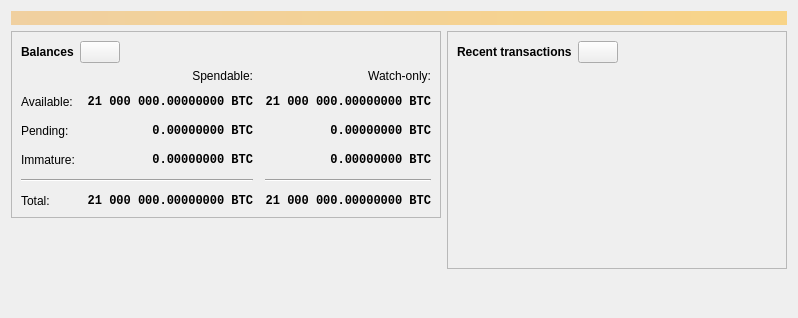
<?xml version="1.0" encoding="UTF-8"?>
<ui version="4.0">
 <class>OverviewPage</class>
 <widget class="QWidget" name="OverviewPage">
  <property name="geometry">
   <rect>
    <x>0</x>
    <y>0</y>
    <width>798</width>
    <height>318</height>
   </rect>
  </property>
  <property name="windowTitle">
   <string>Form</string>
  </property>
  <layout class="QVBoxLayout" name="topLayout">
   <item>
    <widget class="QLabel" name="labelAlerts">
     <property name="visible">
      <bool>false</bool>
     </property>
     <property name="styleSheet">
      <string notr="true">QLabel { background-color: qlineargradient(x1: 0, y1: 0, x2: 1, y2: 0, stop:0 #F0D0A0, stop:1 #F8D488); color:#000000; }</string>
     </property>
     <property name="wordWrap">
      <bool>true</bool>
     </property>
     <property name="margin">
      <number>3</number>
     </property>
     <property name="textInteractionFlags">
      <set>Qt::TextSelectableByMouse</set>
     </property>
    </widget>
   </item>
   <item>
    <layout class="QHBoxLayout" name="horizontalLayout" stretch="1,1">
     <item>
      <layout class="QVBoxLayout" name="verticalLayout_2">
       <item>
        <widget class="QFrame" name="frame">
         <property name="frameShape">
          <enum>QFrame::StyledPanel</enum>
         </property>
         <property name="frameShadow">
          <enum>QFrame::Raised</enum>
         </property>
         <layout class="QVBoxLayout" name="verticalLayout_4">
          <item>
           <layout class="QHBoxLayout" name="horizontalLayout_4">
            <item>
             <widget class="QLabel" name="label_5">
              <property name="font">
               <font>
                <weight>75</weight>
                <bold>true</bold>
               </font>
              </property>
              <property name="text">
               <string>Balances</string>
              </property>
             </widget>
            </item>
            <item>
             <widget class="QPushButton" name="labelWalletStatus">
              <property name="enabled">
               <bool>true</bool>
              </property>
              <property name="maximumSize">
               <size>
                <width>45</width>
                <height>16777215</height>
               </size>
              </property>
              <property name="toolTip">
               <string>The displayed information may be out of date. Your wallet automatically synchronizes with the Bitcoin network after a connection is established, but this process has not completed yet.</string>
              </property>
              <property name="text">
               <string/>
              </property>
              <property name="icon">
               <iconset resource="../bitcoin.qrc">
                <normaloff>:/icons/warning</normaloff>
                <disabledoff>:/icons/warning</disabledoff>:/icons/warning</iconset>
              </property>
              <property name="iconSize">
               <size>
                <width>24</width>
                <height>24</height>
               </size>
              </property>
              <property name="autoDefault">
               <bool>false</bool>
              </property>
              <property name="flat">
               <bool>false</bool>
              </property>
             </widget>
            </item>
            <item>
             <spacer name="horizontalSpacer_3">
              <property name="orientation">
               <enum>Qt::Horizontal</enum>
              </property>
              <property name="sizeHint" stdset="0">
               <size>
                <width>40</width>
                <height>20</height>
               </size>
              </property>
             </spacer>
            </item>
           </layout>
          </item>
          <item>
           <layout class="QGridLayout" name="gridLayout">
            <property name="spacing">
             <number>12</number>
            </property>
            <item row="2" column="2">
             <widget class="QLabel" name="labelWatchPending">
              <property name="font">
               <font>
                <family>Monospace</family>
                <weight>75</weight>
                <bold>true</bold>
               </font>
              </property>
              <property name="cursor">
               <cursorShape>IBeamCursor</cursorShape>
              </property>
              <property name="toolTip">
               <string>Unconfirmed transactions to watch-only addresses</string>
              </property>
              <property name="text">
               <string notr="true">0.00000000 BTC</string>
              </property>
              <property name="alignment">
               <set>Qt::AlignRight|Qt::AlignTrailing|Qt::AlignVCenter</set>
              </property>
              <property name="textInteractionFlags">
               <set>Qt::LinksAccessibleByMouse|Qt::TextSelectableByKeyboard|Qt::TextSelectableByMouse</set>
              </property>
             </widget>
            </item>
            <item row="2" column="1">
             <widget class="QLabel" name="labelUnconfirmed">
              <property name="font">
               <font>
                <family>Monospace</family>
                <weight>75</weight>
                <bold>true</bold>
               </font>
              </property>
              <property name="cursor">
               <cursorShape>IBeamCursor</cursorShape>
              </property>
              <property name="toolTip">
               <string>Total of transactions that have yet to be confirmed, and do not yet count toward the spendable balance</string>
              </property>
              <property name="text">
               <string notr="true">0.00000000 BTC</string>
              </property>
              <property name="alignment">
               <set>Qt::AlignRight|Qt::AlignTrailing|Qt::AlignVCenter</set>
              </property>
              <property name="textInteractionFlags">
               <set>Qt::LinksAccessibleByMouse|Qt::TextSelectableByKeyboard|Qt::TextSelectableByMouse</set>
              </property>
             </widget>
            </item>
            <item row="3" column="2">
             <widget class="QLabel" name="labelWatchImmature">
              <property name="font">
               <font>
                <family>Monospace</family>
                <weight>75</weight>
                <bold>true</bold>
               </font>
              </property>
              <property name="cursor">
               <cursorShape>IBeamCursor</cursorShape>
              </property>
              <property name="toolTip">
               <string>Mined balance in watch-only addresses that has not yet matured</string>
              </property>
              <property name="text">
               <string notr="true">0.00000000 BTC</string>
              </property>
              <property name="alignment">
               <set>Qt::AlignRight|Qt::AlignTrailing|Qt::AlignVCenter</set>
              </property>
              <property name="textInteractionFlags">
               <set>Qt::LinksAccessibleByMouse|Qt::TextSelectableByKeyboard|Qt::TextSelectableByMouse</set>
              </property>
             </widget>
            </item>
            <item row="4" column="0" colspan="2">
             <widget class="Line" name="line">
              <property name="orientation">
               <enum>Qt::Horizontal</enum>
              </property>
             </widget>
            </item>
            <item row="4" column="2">
             <widget class="Line" name="lineWatchBalance">
              <property name="sizePolicy">
               <sizepolicy hsizetype="Preferred" vsizetype="Fixed">
                <horstretch>0</horstretch>
                <verstretch>0</verstretch>
               </sizepolicy>
              </property>
              <property name="minimumSize">
               <size>
                <width>140</width>
                <height>0</height>
               </size>
              </property>
              <property name="orientation">
               <enum>Qt::Horizontal</enum>
              </property>
             </widget>
            </item>
            <item row="5" column="0">
             <widget class="QLabel" name="labelTotalText">
              <property name="text">
               <string>Total:</string>
              </property>
             </widget>
            </item>
            <item row="3" column="1">
             <widget class="QLabel" name="labelImmature">
              <property name="font">
               <font>
                <family>Monospace</family>
                <weight>75</weight>
                <bold>true</bold>
               </font>
              </property>
              <property name="cursor">
               <cursorShape>IBeamCursor</cursorShape>
              </property>
              <property name="toolTip">
               <string>Mined balance that has not yet matured</string>
              </property>
              <property name="text">
               <string notr="true">0.00000000 BTC</string>
              </property>
              <property name="alignment">
               <set>Qt::AlignRight|Qt::AlignTrailing|Qt::AlignVCenter</set>
              </property>
              <property name="textInteractionFlags">
               <set>Qt::LinksAccessibleByMouse|Qt::TextSelectableByKeyboard|Qt::TextSelectableByMouse</set>
              </property>
             </widget>
            </item>
            <item row="2" column="3">
             <spacer name="horizontalSpacer_2">
              <property name="orientation">
               <enum>Qt::Horizontal</enum>
              </property>
              <property name="sizeHint" stdset="0">
               <size>
                <width>40</width>
                <height>20</height>
               </size>
              </property>
             </spacer>
            </item>
            <item row="3" column="0">
             <widget class="QLabel" name="labelImmatureText">
              <property name="text">
               <string>Immature:</string>
              </property>
             </widget>
            </item>
            <item row="5" column="1">
             <widget class="QLabel" name="labelTotal">
              <property name="font">
               <font>
                <family>Monospace</family>
                <weight>75</weight>
                <bold>true</bold>
               </font>
              </property>
              <property name="cursor">
               <cursorShape>IBeamCursor</cursorShape>
              </property>
              <property name="toolTip">
               <string>Your current total balance</string>
              </property>
              <property name="text">
               <string notr="true">21 000 000.00000000 BTC</string>
              </property>
              <property name="alignment">
               <set>Qt::AlignRight|Qt::AlignTrailing|Qt::AlignVCenter</set>
              </property>
              <property name="textInteractionFlags">
               <set>Qt::LinksAccessibleByMouse|Qt::TextSelectableByKeyboard|Qt::TextSelectableByMouse</set>
              </property>
             </widget>
            </item>
            <item row="5" column="2">
             <widget class="QLabel" name="labelWatchTotal">
              <property name="font">
               <font>
                <family>Monospace</family>
                <weight>75</weight>
                <bold>true</bold>
               </font>
              </property>
              <property name="cursor">
               <cursorShape>IBeamCursor</cursorShape>
              </property>
              <property name="toolTip">
               <string>Current total balance in watch-only addresses</string>
              </property>
              <property name="text">
               <string notr="true">21 000 000.00000000 BTC</string>
              </property>
              <property name="alignment">
               <set>Qt::AlignRight|Qt::AlignTrailing|Qt::AlignVCenter</set>
              </property>
              <property name="textInteractionFlags">
               <set>Qt::LinksAccessibleByMouse|Qt::TextSelectableByKeyboard|Qt::TextSelectableByMouse</set>
              </property>
             </widget>
            </item>
            <item row="0" column="2">
             <widget class="QLabel" name="labelWatchonly">
              <property name="text">
               <string>Watch-only:</string>
              </property>
              <property name="alignment">
               <set>Qt::AlignRight|Qt::AlignTrailing|Qt::AlignVCenter</set>
              </property>
             </widget>
            </item>
            <item row="1" column="0">
             <widget class="QLabel" name="labelBalanceText">
              <property name="text">
               <string>Available:</string>
              </property>
             </widget>
            </item>
            <item row="1" column="1">
             <widget class="QLabel" name="labelBalance">
              <property name="font">
               <font>
                <family>Monospace</family>
                <weight>75</weight>
                <bold>true</bold>
               </font>
              </property>
              <property name="cursor">
               <cursorShape>IBeamCursor</cursorShape>
              </property>
              <property name="toolTip">
               <string>Your current spendable balance</string>
              </property>
              <property name="text">
               <string notr="true">21 000 000.00000000 BTC</string>
              </property>
              <property name="alignment">
               <set>Qt::AlignRight|Qt::AlignTrailing|Qt::AlignVCenter</set>
              </property>
              <property name="textInteractionFlags">
               <set>Qt::LinksAccessibleByMouse|Qt::TextSelectableByKeyboard|Qt::TextSelectableByMouse</set>
              </property>
             </widget>
            </item>
            <item row="1" column="2">
             <widget class="QLabel" name="labelWatchAvailable">
              <property name="font">
               <font>
                <family>Monospace</family>
                <weight>75</weight>
                <bold>true</bold>
               </font>
              </property>
              <property name="cursor">
               <cursorShape>IBeamCursor</cursorShape>
              </property>
              <property name="toolTip">
               <string>Your current balance in watch-only addresses</string>
              </property>
              <property name="text">
               <string notr="true">21 000 000.00000000 BTC</string>
              </property>
              <property name="alignment">
               <set>Qt::AlignRight|Qt::AlignTrailing|Qt::AlignVCenter</set>
              </property>
              <property name="textInteractionFlags">
               <set>Qt::LinksAccessibleByMouse|Qt::TextSelectableByKeyboard|Qt::TextSelectableByMouse</set>
              </property>
             </widget>
            </item>
            <item row="2" column="0">
             <widget class="QLabel" name="labelPendingText">
              <property name="text">
               <string>Pending:</string>
              </property>
             </widget>
            </item>
            <item row="0" column="1">
             <widget class="QLabel" name="labelSpendable">
              <property name="text">
               <string>Spendable:</string>
              </property>
              <property name="alignment">
               <set>Qt::AlignRight|Qt::AlignTrailing|Qt::AlignVCenter</set>
              </property>
             </widget>
            </item>
           </layout>
          </item>
         </layout>
        </widget>
       </item>
       <item>
        <spacer name="verticalSpacer">
         <property name="orientation">
          <enum>Qt::Vertical</enum>
         </property>
         <property name="sizeHint" stdset="0">
          <size>
           <width>20</width>
           <height>40</height>
          </size>
         </property>
        </spacer>
       </item>
      </layout>
     </item>
     <item>
      <layout class="QVBoxLayout" name="verticalLayout_3">
       <item>
        <widget class="QFrame" name="frame_2">
         <property name="frameShape">
          <enum>QFrame::StyledPanel</enum>
         </property>
         <property name="frameShadow">
          <enum>QFrame::Raised</enum>
         </property>
         <layout class="QVBoxLayout" name="verticalLayout">
          <item>
           <layout class="QHBoxLayout" name="horizontalLayout_2">
            <item>
             <widget class="QLabel" name="label_4">
              <property name="font">
               <font>
                <weight>75</weight>
                <bold>true</bold>
               </font>
              </property>
              <property name="text">
               <string>Recent transactions</string>
              </property>
             </widget>
            </item>
            <item>
             <widget class="QPushButton" name="labelTransactionsStatus">
              <property name="enabled">
               <bool>true</bool>
              </property>
              <property name="maximumSize">
               <size>
                <width>45</width>
                <height>16777215</height>
               </size>
              </property>
              <property name="toolTip">
               <string>The displayed information may be out of date. Your wallet automatically synchronizes with the Bitcoin network after a connection is established, but this process has not completed yet.</string>
              </property>
              <property name="text">
               <string/>
              </property>
              <property name="icon">
               <iconset resource="../bitcoin.qrc">
                <normaloff>:/icons/warning</normaloff>
                <disabledoff>:/icons/warning</disabledoff>:/icons/warning</iconset>
              </property>
              <property name="iconSize">
               <size>
                <width>24</width>
                <height>24</height>
               </size>
              </property>
              <property name="autoDefault">
               <bool>false</bool>
              </property>
              <property name="flat">
               <bool>false</bool>
              </property>
             </widget>
            </item>
            <item>
             <spacer name="horizontalSpacer">
              <property name="orientation">
               <enum>Qt::Horizontal</enum>
              </property>
              <property name="sizeHint" stdset="0">
               <size>
                <width>40</width>
                <height>20</height>
               </size>
              </property>
             </spacer>
            </item>
           </layout>
          </item>
          <item>
           <widget class="QListView" name="listTransactions">
            <property name="styleSheet">
             <string notr="true">QListView { background: transparent; }</string>
            </property>
            <property name="frameShape">
             <enum>QFrame::NoFrame</enum>
            </property>
            <property name="verticalScrollBarPolicy">
             <enum>Qt::ScrollBarAlwaysOff</enum>
            </property>
            <property name="horizontalScrollBarPolicy">
             <enum>Qt::ScrollBarAlwaysOff</enum>
            </property>
            <property name="selectionMode">
             <enum>QAbstractItemView::NoSelection</enum>
            </property>
           </widget>
          </item>
         </layout>
        </widget>
       </item>
       <item>
        <spacer name="verticalSpacer_2">
         <property name="orientation">
          <enum>Qt::Vertical</enum>
         </property>
         <property name="sizeHint" stdset="0">
          <size>
           <width>20</width>
           <height>40</height>
          </size>
         </property>
        </spacer>
       </item>
      </layout>
     </item>
    </layout>
   </item>
  </layout>
 </widget>
 <resources>
  <include location="../bitcoin.qrc"/>
 </resources>
 <connections/>
</ui>
